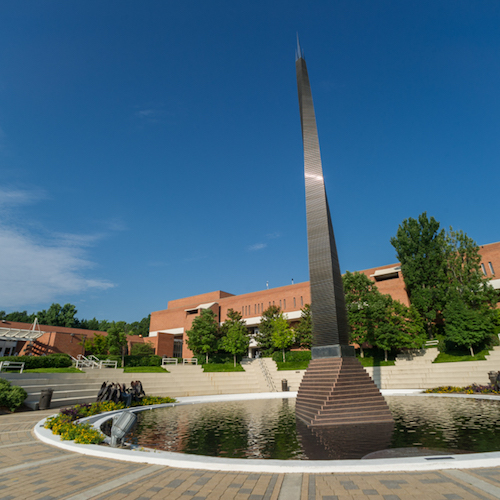
%> input picture HW12/GTCampanile.png, 500 x 500 px
$ octave --eval "popArt('GTCampanile.png');"   (GNU Octave 9; MATLAB toolbox functions it lacks are replaced by stand-ins)
%> lines starting %> are read from the running program, lines starting %| are printed output that depends on the picture
function popArt( imgName )
%> called with imgName = 'GTCampanile.png'
%POPART Summary of this function goes here
%   Detailed explanation goes here

    finalImg = [];
    img = imread(imgName);
%> img is the input picture: size 500x500x3 uint8; mean R, G, B 76.2, 105.7, 122.1
    img1 = 255-img;
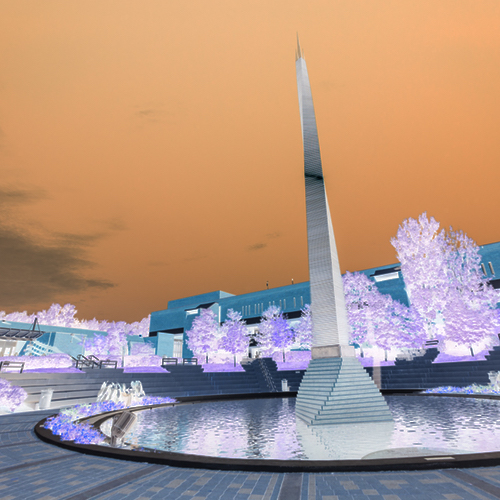
%> img1: size 500x500x3 uint8; mean R, G, B 178.8, 149.3, 132.9
%     img1 = img1(end:-1:1,end:-1:1,:);

    img2 = img(:,end:-1:1,:);
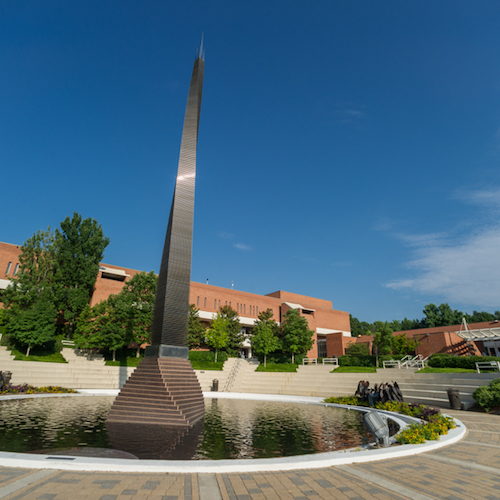
%> img2: size 500x500x3 uint8; mean R, G, B 76.2, 105.7, 122.1; mean of the top-left, top-right, bottom-left and bottom-right quarters 91.7, 95, 101.3, 117.3
    img2 = img2(:,:,[3 2 1]);
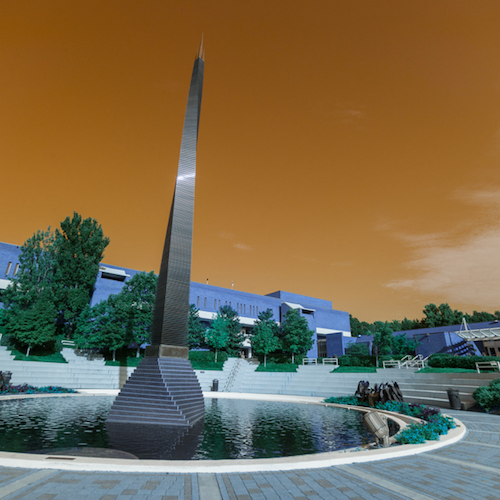
%> img2: size 500x500x3 uint8; mean R, G, B 122.1, 105.7, 76.2

    img3 = double(img);
    avg =(img3(:, :, 1)+img3(:, :, 2)+img3(:, :, 3))./3;
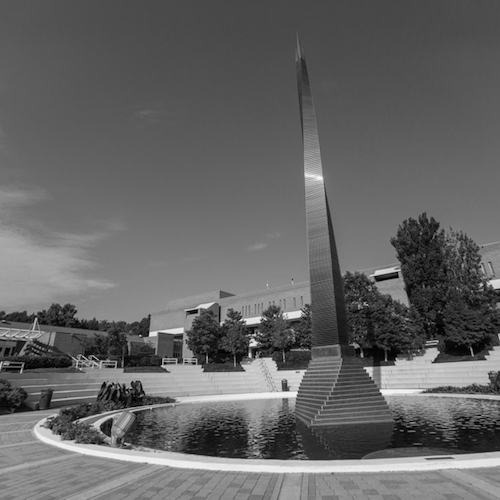
%> avg: size 500x500 double; min 0, max 251.7, mean 101.3
    gray(:, :, 1) = avg;
    gray(:, :, 2) = avg;
    gray(:, :, 3) = avg;
    img3 = uint8(gray);
%> img3: size 500x500x3 uint8

    img4 = permute(img(end:-1:1,:,:),[2 1 3]);
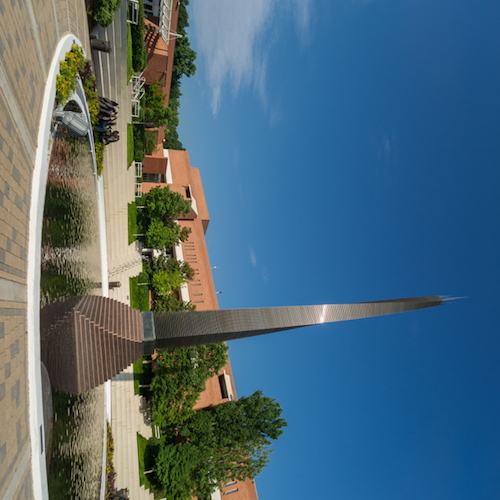
%> img4: size 500x500x3 uint8; mean R, G, B 76.2, 105.7, 122.1; mean of the top-left, top-right, bottom-left and bottom-right quarters 117.3, 95, 101.3, 91.7

    finalImg = [img2,img1;img3,img4];
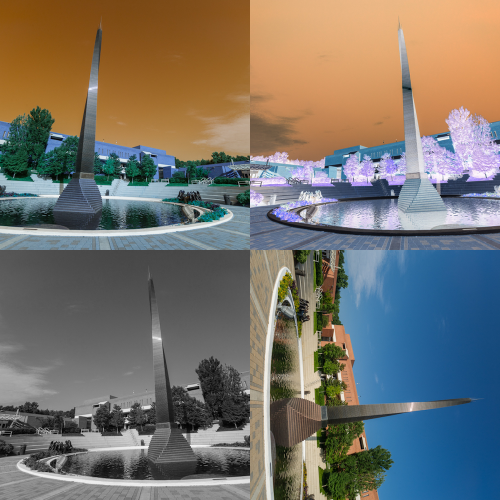
%> finalImg: size 1000x1000x3 uint8 (shown at 1/2 size); mean R, G, B 119.6, 115.5, 108.1

    s = find(imgName == '.');
    imgName(s:end) = []
    imgName = sprintf('%s_pop.png',imgName)
    imwrite(finalImg,imgName);

end
